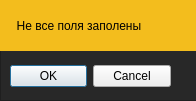
<?xml version="1.0" encoding="UTF-8"?>
<ui version="4.0">
 <class>Dialog</class>
 <widget class="QDialog" name="Dialog">
  <property name="geometry">
   <rect>
    <x>0</x>
    <y>0</y>
    <width>196</width>
    <height>101</height>
   </rect>
  </property>
  <property name="windowTitle">
   <string>Dialog</string>
  </property>
  <widget class="QDialogButtonBox" name="buttonBox">
   <property name="geometry">
    <rect>
     <x>10</x>
     <y>60</y>
     <width>161</width>
     <height>32</height>
    </rect>
   </property>
   <property name="orientation">
    <enum>Qt::Horizontal</enum>
   </property>
   <property name="standardButtons">
    <set>QDialogButtonBox::Cancel|QDialogButtonBox::Ok</set>
   </property>
  </widget>
  <widget class="QLabel" name="label">
   <property name="geometry">
    <rect>
     <x>0</x>
     <y>0</y>
     <width>201</width>
     <height>51</height>
    </rect>
   </property>
   <property name="styleSheet">
    <string notr="true"> background-color: rgb(243,189,29);
font: 75 18pt &quot;Teko&quot;;</string>
   </property>
   <property name="text">
    <string>     Не все поля заполены</string>
   </property>
  </widget>
  <widget class="QGraphicsView" name="graphicsView">
   <property name="geometry">
    <rect>
     <x>0</x>
     <y>0</y>
     <width>201</width>
     <height>101</height>
    </rect>
   </property>
   <property name="styleSheet">
    <string notr="true">background-color: rgb(40,40,40);</string>
   </property>
  </widget>
  <zorder>graphicsView</zorder>
  <zorder>label</zorder>
  <zorder>buttonBox</zorder>
 </widget>
 <resources/>
 <connections>
  <connection>
   <sender>buttonBox</sender>
   <signal>accepted()</signal>
   <receiver>Dialog</receiver>
   <slot>accept()</slot>
   <hints>
    <hint type="sourcelabel">
     <x>248</x>
     <y>254</y>
    </hint>
    <hint type="destinationlabel">
     <x>157</x>
     <y>274</y>
    </hint>
   </hints>
  </connection>
  <connection>
   <sender>buttonBox</sender>
   <signal>rejected()</signal>
   <receiver>Dialog</receiver>
   <slot>reject()</slot>
   <hints>
    <hint type="sourcelabel">
     <x>316</x>
     <y>260</y>
    </hint>
    <hint type="destinationlabel">
     <x>286</x>
     <y>274</y>
    </hint>
   </hints>
  </connection>
 </connections>
</ui>
